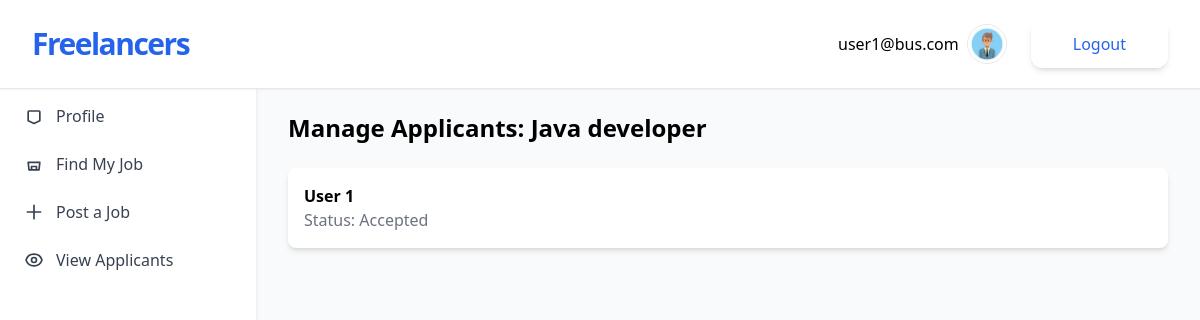
The app's page /applicants/2/ (signed in) with its own data.
### accounts/models.py (models this page shows, shortened)
class CustomUser(AbstractUser):
    USER_TYPE_CHOICES = (
        ('freelancer', 'Freelancer'),
        ('business', 'Business'),
    )
    user_type = models.CharField(max_length=20, choices=USER_TYPE_CHOICES, null=True, blank=True)

### jobs/models.py (models this page shows, shortened)
class Business(models.Model):
    owner = models.OneToOneField(User, on_delete=models.CASCADE)
    profile_pic = models.ImageField(upload_to="'profiles/", blank=True)
    name = models.CharField(max_length=100)
    bio = models.TextField(blank=True)

class Job(models.Model):
    business = models.ForeignKey(Business, on_delete=models.CASCADE, related_name='jobs')
    title = models.CharField(max_length=200)
    description = models.TextField()
    budget = models.DecimalField(max_digits=10, decimal_places=2)
    created_at = models.DateTimeField(auto_now_add=True)

class Application(models.Model):
    STATUS_CHOICES = [
        ('applied', 'Applied'),
        ('accepted', 'Accepted'),
        ('rejected', 'Rejected'),
    ]
    job = models.ForeignKey(Job, on_delete=models.CASCADE, related_name='applications')
    freelancer = models.ForeignKey('Freelancer', on_delete=models.CASCADE)
    applied_at = models.DateTimeField(auto_now_add=True)
    status = models.CharField(max_length=10, choices=STATUS_CHOICES, default='applied')

class Freelancer(models.Model):
    owner = models.OneToOneField(User, on_delete=models.CASCADE)
    profile_pic = models.ImageField(upload_to="'profiles/", blank=True)
    name = models.CharField(max_length=100)
    tagline = models.CharField(max_length=255)
    bio = models.TextField(blank=True)
    website = models.URLField(blank=True)

### jobs/views.py (the view, shortened to what this page needs)
# urls.py: path('applicants/<int:job_id>/', manage_applications, name='manage-applications'),
@login_required
def manage_applications(request, job_id):
    job = get_object_or_404(Job, id=job_id)
    if job.business.owner != request.user:
        messages.error(request, "You are not authorized.")
        return redirect('job-list')
    applications = job.applications.all()
    return render(request, 'jobs/manage_applications.html', {'job': job, 'applications': applications})

### jobs/templates/jobs/manage_applications.html (shortened to what this page needs)
{% extends "jobs/_base.html" %}
{% block content %}
<h2 class="text-2xl font-bold mb-6">Manage Applicants: {{ job.title }}</h2>
<div class="space-y-4">
    {% for app in applications %}
        <div class="bg-white p-4 rounded-lg shadow-md flex items-center justify-between">
            <div>
                <p class="font-semibold">{{ app.freelancer.name }}</p>
                <p class="text-gray-500">Status: <span class="font-medium">{{ app.status|capfirst }}</span></p>
            </div>
        </div>
    {% empty %}
        <p class="text-gray-500">No applicants yet.</p>
    {% endfor %}
</div>
{% endblock %}

### jobs/templates/jobs/_base.html (shortened to what this page needs)
<!DOCTYPE html>
<html lang="en">
<head>
    <script src="https://cdn.tailwindcss.com"></script>
</head>
<body class="bg-gray-50">
    <div class="flex flex-col p-5 md:items-center md:justify-between md:flex-row md:px-6 lg:px-8 border-b bg-white shadow-sm fixed top-0 left-0 right-0 z-10">
        <div class="flex flex-row items-center justify-between lg:justify-start">
            <a href="{% url 'freelancer-list' %}" class="text-3xl font-bold tracking-tighter text-blue-600 transition duration-500 ease-in-out transform tracking-relaxed lg:pr-8">
                Freelancers
            </a>
        </div>
        <nav class="flex-col items-center flex-grow hidden pb-4 md:pb-0 md:flex md:justify-end md:flex-row lg:pl-2">
            <div class="inline-flex items-center gap-2 list-none lg:ml-auto">
                {% if user.is_authenticated %}
                <p>{{ user.email }}</p>
                {% if user.business.profile_pic %}
                    <img class="w-10 border rounded-full mr-4" src="{{ user.business.profile_pic.url }}" alt="Profile pic">
                {% endif %}
                <form action="{% url 'account_logout' %}" method="POST">
                    <button type="submit" class="items-center block px-10 py-2.5 text-base font-medium text-center text-blue-600 transition duration-500 ease-in-out transform border-2 border-white shadow-md rounded-xl focus:outline-none focus:ring-2 focus:ring-offset-2 focus:ring-gray-500">
                        Logout
                    </button>
                </form>
                {% endif %}
            </div>
        </nav>
    </div>
    <div class="flex pt-20">
        <aside class="fixed top-20 left-0 w-64 bg-white shadow-md h-[calc(100vh-5rem)] p-6 z-5">
            <nav class="flex flex-col gap-6 text-gray-700">
                <a href="{% url 'profile' %}" class="flex items-center gap-3 hover:text-blue-600 font-medium">
                    <svg xmlns="http://www.w3.org/2000/svg" class="h-5 w-5" fill="none" viewBox="0 0 24 24" stroke="currentColor">
                        <path stroke-linecap="round" stroke-linejoin="round" stroke-width="2"
                            d="M5.121 17.804A1 1 0 015 17V7a1 1 0 011-1h12a1 1 0 011 1v10a1 1 0 01-.121.804L12 21l-6.879-3.196z"/>
                    </svg>
                    Profile
                </a>
                <a href="{% url 'job-list' %}" class="flex items-center gap-3 hover:text-blue-600 font-medium">
                    <svg xmlns="http://www.w3.org/2000/svg" class="h-5 w-5" fill="none" viewBox="0 0 24 24" stroke="currentColor">
                        <path stroke-linecap="round" stroke-linejoin="round" stroke-width="2"
                            d="M9 17v-2h6v2a2 2 0 01-2 2H11a2 2 0 01-2-2zM5 10h14l-1 9H6l-1-9z"/>
                    </svg>
                    Find My Job
                </a>
                {% if user.business %}
                    <a href="{% url 'post-jobs' %}" class="flex items-center gap-3 hover:text-blue-600 font-medium">
                        <svg xmlns="http://www.w3.org/2000/svg" class="h-5 w-5" fill="none" viewBox="0 0 24 24" stroke="currentColor">
                            <path stroke-linecap="round" stroke-linejoin="round" stroke-width="2" d="M12 4v16m8-8H4"/>
                        </svg>
                        Post a Job
                    </a>
                {% endif %}
                {% if user.business %}
                    <a href="{% url 'my-job-applicants' %}" class="flex items-center gap-3 hover:text-blue-600 font-medium">
                        View Applicants
                    </a>
                {% endif %}
            </nav>
        </aside>
        <div class="flex-1 ml-64 p-8">
            <div class="container">
                {% block content %}
                {% endblock content %}
            </div>
        </div>
    </div>
</body>
</html>

### records on screen
CustomUser: email "user1@bus.com", business.profile_pic (picture)
Job: title "Java developer"
Application: freelancer.name "User 1", status "Accepted"
